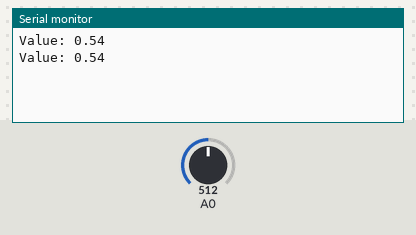
Simulated run of this sketch. Board: Arduino Uno, built with avr-gcc and run on an emulated ATmega328P. Parts: the last lines printed to the serial monitor. The inputs (shaded band) are chosen by the test bench; at power-on: A0 = 512.

Above: at 1.8 s.
1.9 s: A0 set to 716
At 2.8 s:
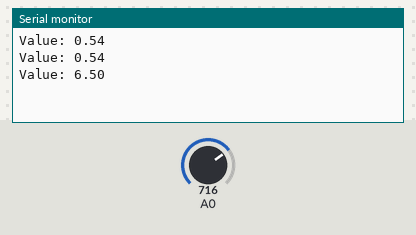
3.4 s: A0 set to 900
At 4.4 s:
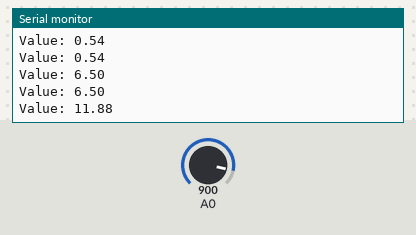
Timing chart, 0 to 6.4 s (numbered marks = the images above; inputs shaded):
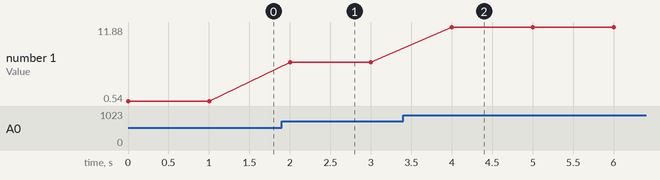

Measured:
- after the input at 1.9 s, the serial monitor: prints a new line after 0.10 s (image 1)
- after the input at 3.4 s, the serial monitor: prints a new line after 0.60 s (image 2)
- plotted number 1: 0.54 → 6.5 after the input at 1.9 s, 6.5 → 11.88 after the input at 3.4 s

The sketch:

curr_sensor_test.ino
```cpp
const double sense_high = 3.245;
const double sense_low = 1.575;

const double curr_high = 5;
const double curr_low = -5;


void setup() {
  // put your setup code here, to run once:
  Serial.begin(9600);

  while (!Serial) {};
}

void loop() {
  // put your main code here, to run repeatedly:


  int val_raw = analogRead(A0);
  double val_volt = double(val_raw) * 5/1024;

  double curr = (val_volt-sense_low)/(sense_high-sense_low) * (curr_high-curr_low) + curr_low;

  Serial.print("Value: ");
  Serial.println(curr);
  delay(1000);


}
```
